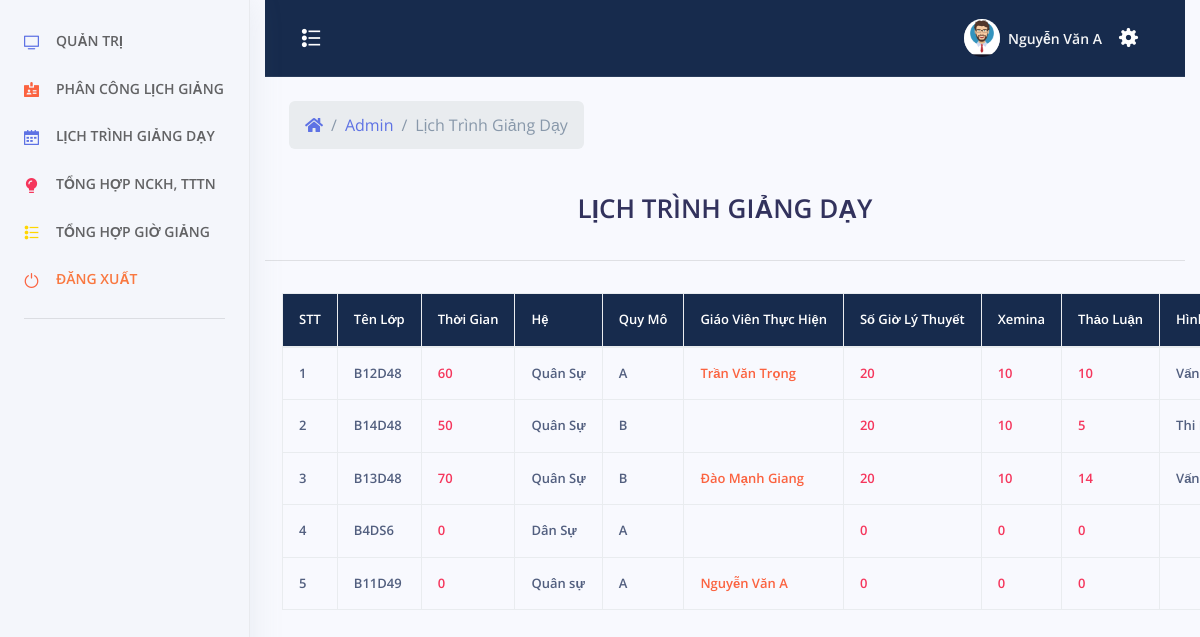
/admin/index.php?menu=lichtrinh (signed in), run on an earlier commit of the app's database.
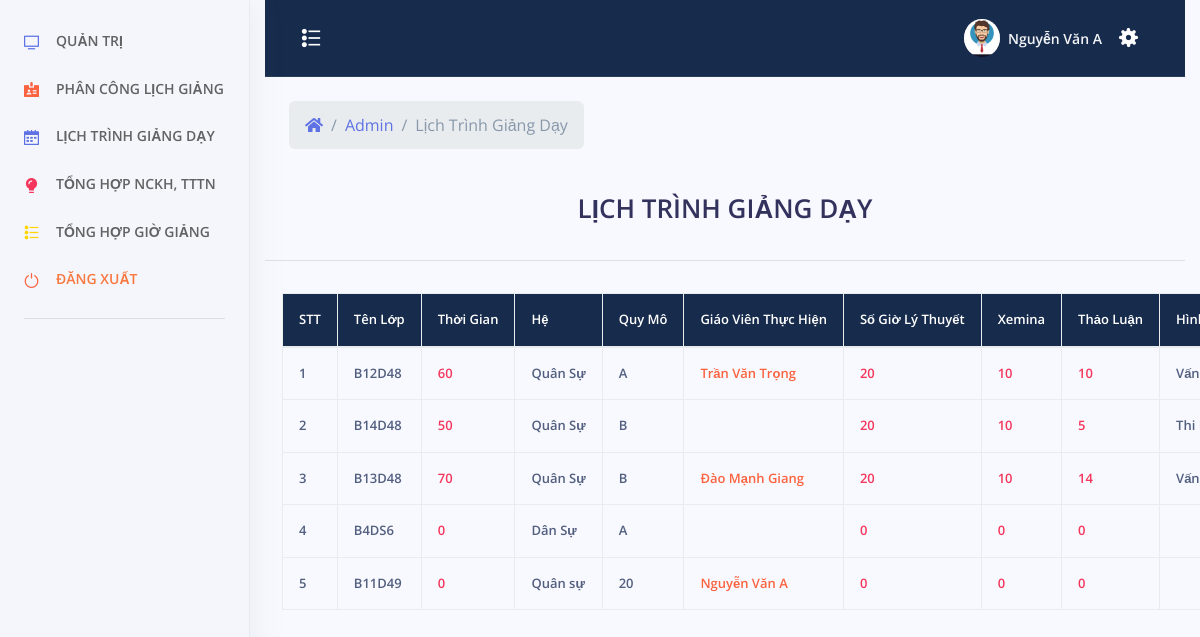
And on a later commit of the database.
### tables this page shows
CREATE TABLE `lop_hoc` (
  `id_lop` int(11) NOT NULL,
  `ten_lop` varchar(50) NOT NULL,
  `chuyen_nganh` varchar(50) NOT NULL,
  `thoi_gian` int(11) NOT NULL,
  `thoi_khoa_bieu` longtext NOT NULL,
  `quy_mo` varchar(50) NOT NULL,
  `si_so` int(11) NOT NULL,
  `id_gvphutrach` int(11) NOT NULL,
  `id_gvthamgia` int(11) NOT NULL,
  `thoigian_gv_phutrach` int(11) NOT NULL,
  `thoigian_gv_thamgia` int(11) NOT NULL,
  `thoigian_chitiet_gvphutrach` int(11) NOT NULL,
  `thoigian_chitiet_gvthamgia` int(11) NOT NULL,
  `he` varchar(50) NOT NULL,
  `so_gio_ly_thuyet` int(11) NOT NULL,
  `so_gio_ly_thuyet_gvphutrach` int(11) NOT NULL,
  `so_gio_ly_thuyet_gvthamgia` int(11) NOT NULL,
  `xemina` int(11) NOT NULL,
  `xemina_gvphutrach` int(11) NOT NULL,
  `xemina_gvthamgia` int(11) NOT NULL,
  `thaoluan` int(11) NOT NULL,
  `thaoluan_gvphutrach` int(11) NOT NULL,
  `thaoluan_gvthamgia` int(11) NOT NULL,
  `hinh_thuc_thi` varchar(50) NOT NULL,
  `tong_gio_gvphutrach` int(11) NOT NULL,
  `tong_gio_gvthamgia` int(11) NOT NULL,
  `ghi-chu` varchar(500) NOT NULL
);

CREATE TABLE `tai_khoan` (
  `id_tai_khoan` int(11) NOT NULL,
  `ten_tai_khoan` varchar(30) NOT NULL,
  `mat_khau` varchar(100) NOT NULL,
  `nhom_tai_khoan` tinyint(2) NOT NULL,
  `ten_sinh_vien` varchar(100) NOT NULL,
  `sdt` varchar(20) NOT NULL,
  `ngay_sinh` varchar(50) NOT NULL,
  `ngay_tao` datetime NOT NULL
);

### admin/lichtrinh.php (the view, shortened to what this page needs)
<?php
	include_once('../config/config.php');
	include_once('../header.php');
 ?>
<?php
		if($_SESSION["taikhoan"] == NULL){ ?>
			<script>
				window.location.href="../tai-khoan/dang-nhap.php";
			</script>
		<?php }else {?>
			<div class="row align-items-center py-4">
            <div class="col-lg-6 col-7">
              <nav aria-label="breadcrumb" class="d-none d-md-inline-block ml-md-4">
                <ol class="breadcrumb breadcrumb-links breadcrumb-dark">
                  <li class="breadcrumb-item"><a href="#"><i class="fas fa-home"></i></a></li>
                  <li class="breadcrumb-item"><a href="index.php">Admin</a></li>
                  <li class="breadcrumb-item active" aria-current="page">Lịch Trình Giảng Dạy</li>
                </ol>
              </nav>
            </div>
          </div>
		<?php
			$sql = "SELECT * FROM `lop_hoc`";
			$qr = mysqli_query($conn, $sql);
		 ?>
			<div class="caption">
			<h1 style="text-align: center">LỊCH TRÌNH GIẢNG DẠY</h1>
			</div>
			<hr>
			<div class="row">
				<table class="table table-bordered table-responsive">
					<tr class="chimuc">
						<th>STT</th>
						<th>Tên Lớp</th>
						<th>Thời Gian</th>
						<th>Hệ</th>
						<th>Quy Mô</th>
						<th>Giáo Viên Thực Hiện</th>
                        <th>Số Giờ Lý Thuyết</th>
                        <th>Xemina</th>
                        <th>Thảo Luận</th>
						<th>Hình Thức Thi</th>
					</tr>
					<tbody>
					<?php $stt = 1; ?>
					<?php while($row = mysqli_fetch_assoc($qr)){ ?>
						<tr>
							<td><?php echo $stt;?></td>
							<td>
							<?php echo $row["ten_lop"]; ?>
							</td>
							<td style="color: #f5365c;"><?php echo $row["thoi_gian"]?></td>
							<td><?php echo $row["he"]?></td>
							<td><?php echo $row["quy_mo"]?></td>
							<td  style="color: #fb6340;">
                            <?php $idgv1 = $row["id_gvphutrach"];
                            $sqlgv1 = "SELECT `ten_sinh_vien` FROM `tai_khoan` WHERE `id_tai_khoan` = '$idgv1'";
                            $qrgv1 = mysqli_query($conn, $sqlgv1);
                            $rowgv1 = mysqli_fetch_assoc($qrgv1);
                            echo $rowgv1["ten_sinh_vien"];
                            ?>
							</td>
							<td style="color: #f5365c;"><?php echo $row["so_gio_ly_thuyet"]?></td>
							<td style="color: #f5365c;"><?php echo $row["xemina"]?></td>
							<td style="color: #f5365c;"><?php echo $row["thaoluan"]?></td>
							<td><?php echo $row["hinh_thuc_thi"]?></td>
						</tr>
						<?php $stt = $stt + 1; ?>
						<?php } ?>
					</tbody>
				</table>
<br>
			</div>
    <?php } ?>
</div>
 <?php
	include_once('../footer.php');
 ?>

What changed in the data, as far as the page shows it:
changed lop_hoc "Quân sự": quy_mo "A" → "20"
